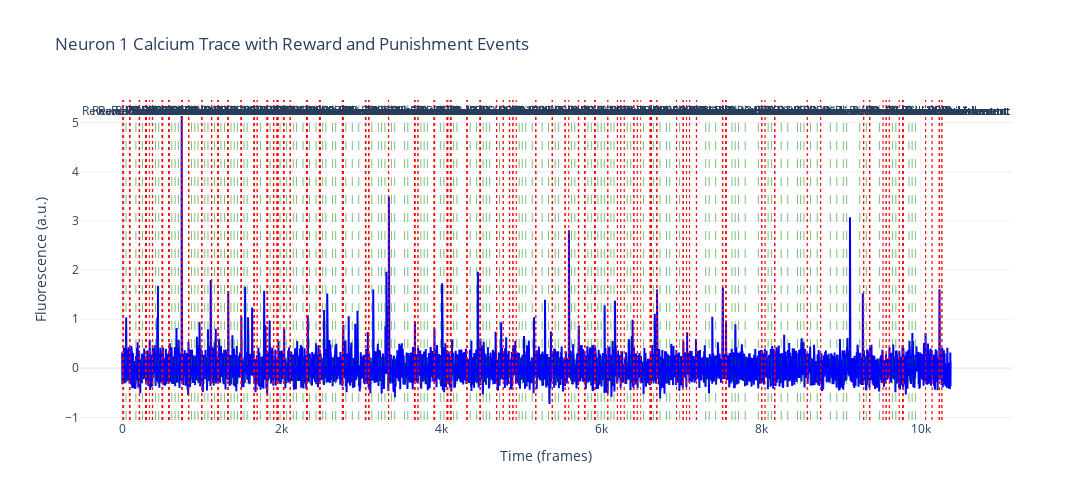

The notebook cell saved with this chart:
### Code cell
# Step 5: Put everything together and define the Layout settings
fig.update_layout(
    title='Neuron 1 Calcium Trace with Reward and Punishment Events',
    xaxis_title='Time (frames)',
    yaxis_title='Fluorescence (a.u.)',
    width=1200,
    height=500,
    template='plotly_white'
)
fig.show()
